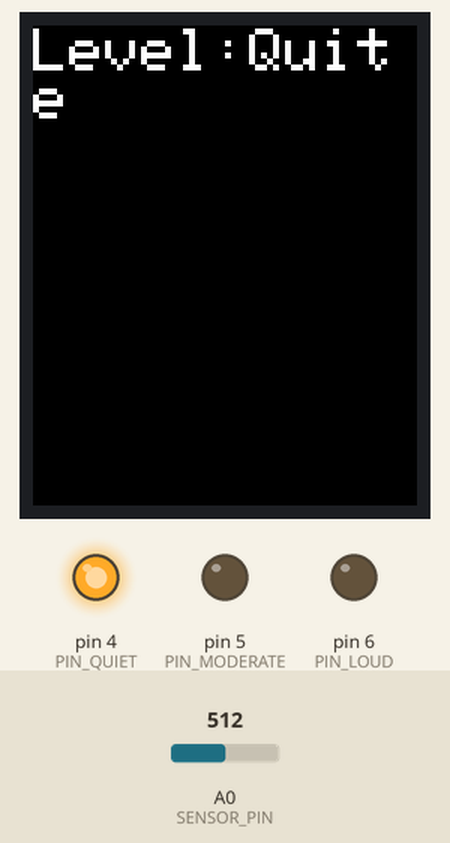
Recording of a program running on a simulated Arduino Uno, built with avr-gcc and run on an emulated ATmega328P. Parts: 128×160 colour display, output pins drawn as LEDs (lit = HIGH). Inputs (shaded band) come from the test bench; at power-on: A0 (SENSOR_PIN) = 512. What the program prints to the serial monitor is not drawn.

Above: at 0.3 s.
Timing chart, 0 to 1.8 s (numbered marks = the images above):
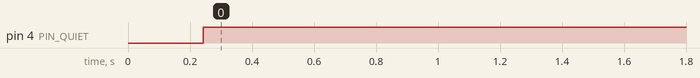

The program:

main.cpp
```cpp
#include <Wire.h>
#include <Adafruit_GFX.h>
#include <Adafruit_ST7735.h>

#define SCLK 13
#define MOSI 11
#define CS 10
#define DC 8
#define BL 7

Adafruit_ST7735 tft = Adafruit_ST7735(CS, DC, MOSI, SCLK, BL);

const int sampleWindow = 50;
unsigned int sample;

#define SENSOR_PIN 14
#define PIN_QUIET 4
#define PIN_MODERATE 5
#define PIN_LOUD 6


void setup() {
  pinMode(SENSOR_PIN, INPUT);
  pinMode(PIN_QUIET, OUTPUT);
  pinMode(PIN_MODERATE, OUTPUT);
  pinMode(PIN_LOUD, OUTPUT);
  digitalWrite(PIN_QUIET, LOW);
  digitalWrite(PIN_MODERATE, LOW);
  digitalWrite(PIN_LOUD, LOW);

  Serial.begin(115200);
  tft.initR(INITR_BLACKTAB); // Initialize the LCD
  tft.fillScreen(ST7735_BLACK); // Clear the screen
  tft.setCursor(0, 0); // Set the cursor position
  tft.setTextSize(2); // Set the text size
  tft.setTextColor(ST7735_WHITE); // Set the text color
  digitalWrite(PIN_LOUD, LOW);
}

void loop()
{
  unsigned long startMillis = millis();
  float peakToPeak = 0;
  unsigned int signalMax = 0;
  unsigned int signalMin = 1024;

  // collect data for 50 mS
  while (millis() - startMillis < sampleWindow)
  {
    sample = analogRead(SENSOR_PIN);
    if (sample < 1024)
    {
      if (sample > signalMax)
      {
        signalMax = sample;
      }
      else if (sample < signalMin)
      {
        signalMin = sample;
      }
    }
  }
  peakToPeak = signalMax - signalMin;
  int db = map(peakToPeak, 0, 900, 49, 90);
  Serial.print("\t");
  Serial.println(db);
  tft.setCursor(0, 0);
  tft.print("Loudness: ");
  tft.print(db);
  tft.print("dB");
  digitalWrite(PIN_LOUD, LOW);
  if (db <= 55)
  {
    tft.fillScreen(ST7735_BLACK);
    tft.setCursor(0, 1);
    tft.print("Level:Quite");
    //tft.display();
    digitalWrite(PIN_QUIET, HIGH);
    digitalWrite(PIN_MODERATE, LOW);
    digitalWrite(PIN_LOUD, LOW);
    //  delay(3000);
  }
  else if (db > 60 && db < 85)
  {
    tft.fillScreen(ST7735_BLACK);
    tft.setCursor(0, 1);
    tft.print("Level:Moderate");
   // tft.display();
    digitalWrite(PIN_QUIET, LOW);
    digitalWrite(PIN_MODERATE, HIGH);
    digitalWrite(PIN_LOUD, LOW);
  }
  else if (db >= 85 && db <= 90)
  {
    tft.fillScreen(ST7735_BLACK);
    tft.setCursor(0, 1);
    tft.print("Level:High");
    //tft.display();
    digitalWrite(PIN_QUIET, LOW);
    digitalWrite(PIN_MODERATE, LOW);
    digitalWrite(PIN_LOUD, HIGH);
  }
  else
  {
    digitalWrite(PIN_QUIET, LOW);
    digitalWrite(PIN_MODERATE, LOW);
    digitalWrite(PIN_LOUD, LOW);
  }
  delay(200);
}
```

Measured:
- by itself, pin 4 (PIN_QUIET): LOW → HIGH at 0.24 s
